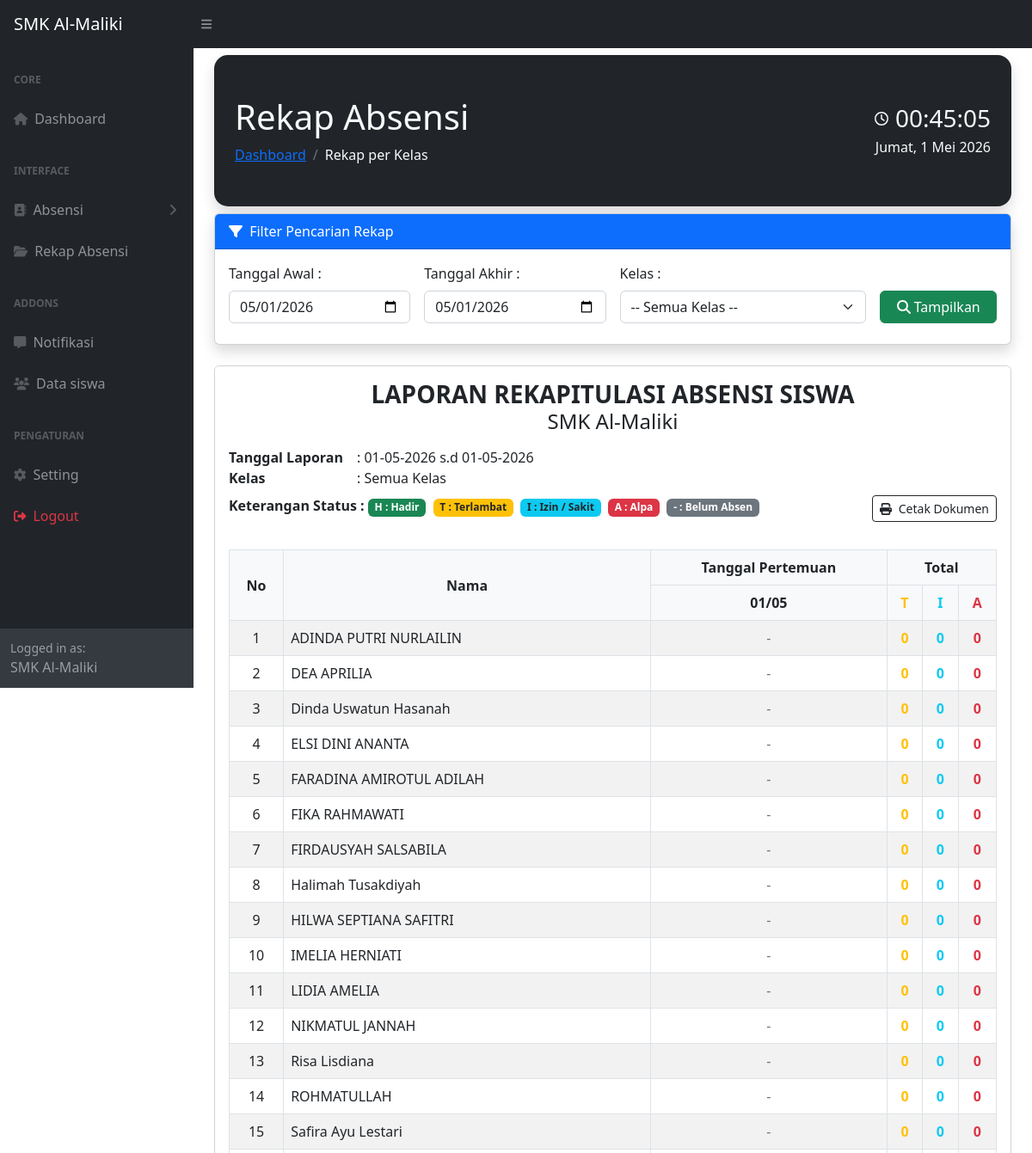
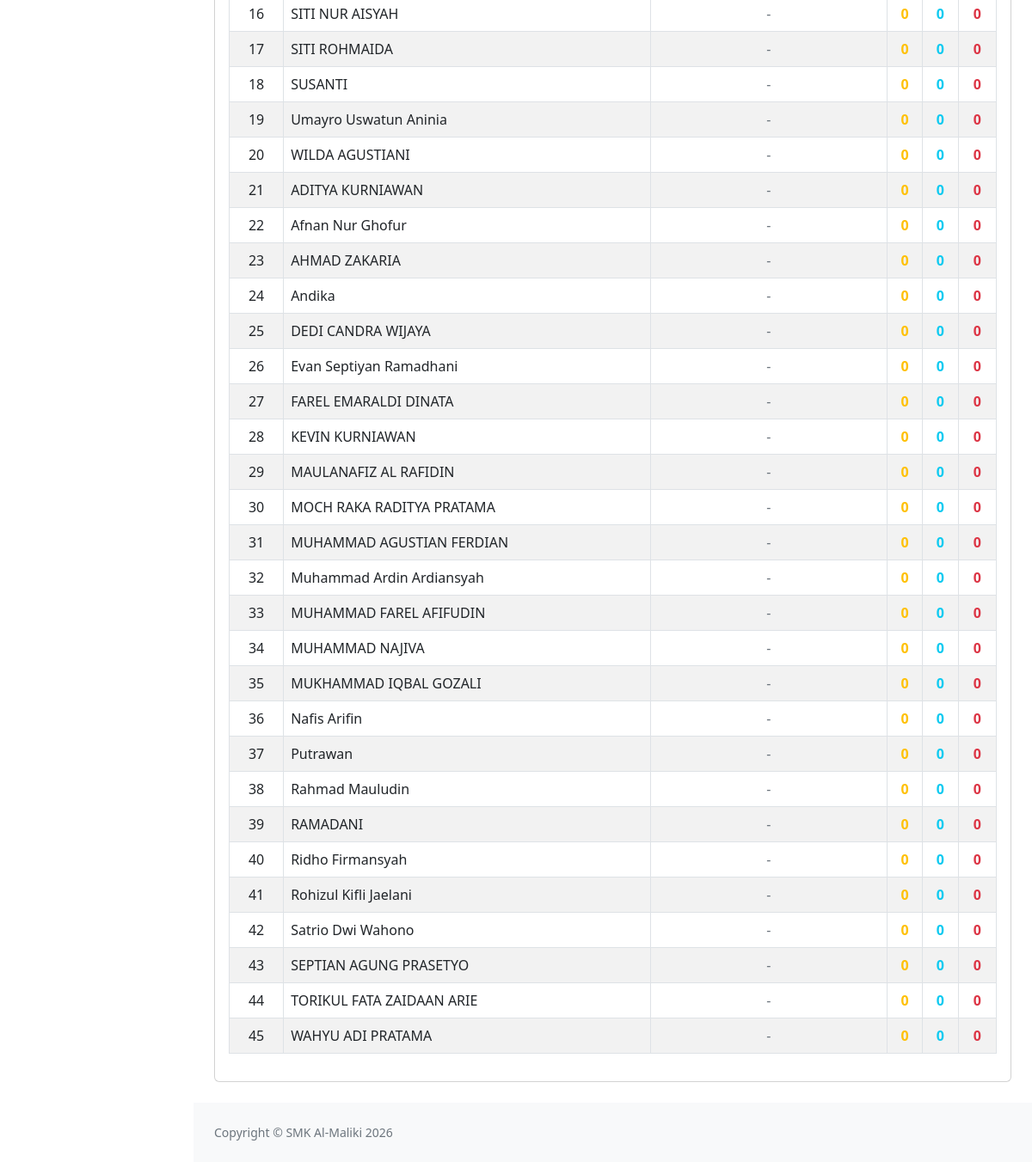
/rekap.php (signed in), run on the app's committed database (2 pictures, top to bottom).
### tables this page shows
CREATE TABLE `data` (
  `NIS` varchar(20) NOT NULL,
  `nama` varchar(25) NOT NULL,
  `kelas` varchar(10) NOT NULL,
  `no_hp` varchar(20) NOT NULL
);

### rekap.php (the view, shortened to what this page needs)
<?php
include "koneksi.php";
$tgl_awal = isset($_GET['tgl_awal']) ? $_GET['tgl_awal'] : date('Y-m-d');
$tgl_akhir = isset($_GET['tgl_akhir']) ? $_GET['tgl_akhir'] : date('Y-m-d');
$kelas_filter = isset($_GET['kelas']) ? $_GET['kelas'] : '';
$dates = [];
$start = new DateTime($tgl_awal);
$end = new DateTime($tgl_akhir);
$end->modify('+1 day');
$interval = DateInterval::createFromDateString('1 day');
$period = new DatePeriod($start, $interval, $end);
foreach ($period as $dt) {
    if ($dt->format('N') < 6) {
        $dates[] = $dt->format('Y-m-d');
    }
}
$filter_sql = "";
$sql_siswa = "SELECT NIS, nama, kelas FROM data $filter_sql ORDER BY kelas, nama";
$query_siswa = mysqli_query($koneksi, $sql_siswa);
include "header.php";
include "sidebar.php";
?>
<!DOCTYPE html>
<html lang="en">
<head>
    <link href="css/styles.css" rel="stylesheet" />
</head>
<body class="sb-nav-fixed">
    <div id="layoutSidenav_content">
        <main>
            <div class="container-fluid px-4 no-print">
                <div class="card-body d-flex justify-content-between align-items-center p-4 bg-dark rounded-4 my-2 shadow">
                    <div>
                        <h1 class="mt-4 text-light">Rekap Absensi</h1>
                        <ol class="breadcrumb mb-4">
                            <li class="breadcrumb-item "><a href="dashboard.php">Dashboard</a></li>
                            <li class="breadcrumb-item active text-light">Rekap per Kelas</li>
                        </ol>
                    </div>
                    <div class="text-end">
                        <div class="d-flex align-items-center justify-content-end text-light fw-bold">
                            <i class="far fa-clock me-2"></i>
                            <h3 id="clock" class="mb-0">00:00:00</h3>
                        </div>
                        <div id="date" class="text-light fw-medium mt-1">Memuat Tanggal...</div>
                    </div>
                </div>
                <div class="card mb-4 shadow">
                    <div class="card-header bg-primary text-white font-weight-bold">
                        <i class="fas fa-filter me-1"></i> Filter Pencarian Rekap
                    </div>
                    <div class="card-body">
                        <form method="GET" action="rekap.php" class="row gx-3 align-items-center">
                            <div class="col-md-3 mb-2">
                                <label for="tgl_awal" class="form-label">Tanggal Awal :</label>
                                <input type="date" class="form-control" name="tgl_awal" id="tgl_awal" value="<?= htmlspecialchars($tgl_awal) ?>" required>
                            </div>
                            <div class="col-md-3 mb-2">
                                <label for="tgl_akhir" class="form-label">Tanggal Akhir :</label>
                                <input type="date" class="form-control" name="tgl_akhir" id="tgl_akhir" value="<?= htmlspecialchars($tgl_akhir) ?>" required>
                            </div>
                            <div class="col-md-4 mb-2">
                                <label for="kelas" class="form-label">Kelas :</label>
                                <select class="form-select" name="kelas" id="kelas">
                                    <option value="">-- Semua Kelas --</option>
                                </select>
                            </div>
                            <div class="col-md-2 mt-4 text-end">
                                <button type="submit" class="btn btn-success w-100"><i class="fas fa-search me-1"></i>Tampilkan</button>
                            </div>
                        </form>
                    </div>
                </div>
            </div>
            <div class="container-fluid px-4" id="area-cetak">
                <div class="card mb-4">
                    <div class="card-header bg-white border-0 py-3">
                        <h3 class="text-center mb-0"><b>LAPORAN REKAPITULASI ABSENSI SISWA</b></h3>
                        <h4 class="text-center mb-0">SMK Al-Maliki</h4>
                        <div class="mt-3">
                            <table class="table table-borderless table-sm w-auto mb-1">
                                <tr>
                                    <th class="p-0 pe-3">Tanggal Laporan</th>
                                    <td class="p-0">: <?= date('d-m-Y', strtotime($tgl_awal)) ?> s.d <?= date('d-m-Y', strtotime($tgl_akhir)) ?></td>
                                </tr>
                                <tr>
                                    <th class="p-0 pe-3">Kelas</th>
                                    <td class="p-0">: <?= $kelas_filter ? htmlspecialchars($kelas_filter) : 'Semua Kelas' ?></td>
                                </tr>
                            </table>
                        </div>
                        <div class="keterangan-warna mt-2">
                            <strong>Keterangan Status : </strong>
                            <span class="badge bg-success text-white me-1">H : Hadir</span>
                            <span class="badge bg-warning text-dark me-1">T : Terlambat</span>
                            <span class="badge bg-info text-dark me-1">I : Izin / Sakit</span>
                            <span class="badge bg-danger text-white me-1">A : Alpa</span>
                            <span class="badge bg-secondary text-white me-1">- : Belum Absen</span>
                            <button class="btn btn-sm btn-outline-dark float-end no-print" onclick="window.print()"><i class="fas fa-print me-1"></i> Cetak Dokumen</button>
                        </div>
                    </div>
                    <div class="card-body p-0 p-lg-3">
                        <div class="table-responsive">
                            <table class="table table-bordered table-striped table-hover align-middle">
                                <thead class="text-center bg-light">
                                    <tr>
                                        <th rowspan="2" class="align-middle">No</th>
                                        <th rowspan="2" class="align-middle nama-siswa">Nama</th>
                                        <th colspan="<?= count($dates) ?>" class="align-middle">Tanggal Pertemuan</th>
                                        <th colspan="4" class="align-middle">Total</th>
                                    </tr>
                                    <tr>
                                        <?php if (count($dates) == 0): ?>
                                            <th>-</th>
                                        <?php else: ?>
                                            <?php foreach ($dates as $d): ?>
                                                <th title="<?= $d ?>">
                                                    <?= date('d/m', strtotime($d)) ?>
                                                </th>
                                            <?php endforeach; ?>
                                        <?php endif; ?>
                                        <th class="text-warning">T</th>
                                        <th class="text-info">I</th>
                                        <th class="text-danger">A</th>
                                    </tr>
                                </thead>
                                <tbody>
                                    <?php
                                    $no = 1;
                                    while ($siswa = mysqli_fetch_assoc($query_siswa)) {
                                        $nama = $siswa['nama'];
                                        $total_t = 0;
                                        $total_i = 0;
                                        $total_a = 0;
                                    ?>
                                        <tr>
                                            <td class="text-center"><?= $no++ ?></td>
                                            <td class="nama-siswa"><?= htmlspecialchars($nama) ?></td>
                                            <?php if (count($dates) == 0): ?>
                                                <td class="text-center">-</td>
                                            <?php else: ?>
                                                <?php foreach ($dates as $d): ?>
                                                    <?php
                                                    $simbol = '-';
                                                    $warna = 'text-secondary font-weight-bold';
                                                    ?>
                                                    <td class="text-center <?= $warna ?>"><?= $simbol ?></td>
                                                <?php endforeach; ?>
                                            <?php endif; ?>
                                            <td class="text-center fw-bold text-warning"><?= $total_t ?></td>
                                            <td class="text-center fw-bold text-info"><?= $total_i ?></td>
                                            <td class="text-center fw-bold text-danger"><?= $total_a ?></td>
                                        </tr>
                                    <?php } ?>
                                </tbody>
                            </table>
                        </div>
                    </div>
                </div>
            </div>
        </main>
        <footer class="py-4 bg-light mt-auto no-print">
            <div class="container-fluid px-4">
                <div class="d-flex align-items-center justify-content-between small">
                    <div class="text-muted">Copyright &copy; SMK Al-Maliki 2026</div>
                </div>
            </div>
        </footer>
    </div>
</body>
</html>

### data on the page
data: nama "ADINDA PUTRI NURLAILIN", simbol "-", total_t "0", total_i "0", total_a "0"
data: nama "DEA APRILIA", simbol "-", total_t "0", total_i "0", total_a "0"
data: nama "Dinda Uswatun Hasanah", simbol "-", total_t "0", total_i "0", total_a "0"
data: nama "ELSI DINI ANANTA", simbol "-", total_t "0", total_i "0", total_a "0"
data: nama "FARADINA AMIROTUL ADILAH", simbol "-", total_t "0", total_i "0", total_a "0"
data: nama "FIKA RAHMAWATI", simbol "-", total_t "0", total_i "0", total_a "0"
data: nama "FIRDAUSYAH SALSABILA", simbol "-", total_t "0", total_i "0", total_a "0"
data: nama "Halimah Tusakdiyah", simbol "-", total_t "0", total_i "0", total_a "0"
data: nama "HILWA SEPTIANA SAFITRI", simbol "-", total_t "0", total_i "0", total_a "0"
data: nama "IMELIA HERNIATI", simbol "-", total_t "0", total_i "0", total_a "0"
data: nama "LIDIA AMELIA", simbol "-", total_t "0", total_i "0", total_a "0"
data: nama "NIKMATUL JANNAH", simbol "-", total_t "0", total_i "0", total_a "0"
data: nama "Risa Lisdiana", simbol "-", total_t "0", total_i "0", total_a "0"
data: nama "ROHMATULLAH", simbol "-", total_t "0", total_i "0", total_a "0"
data: nama "Safira Ayu Lestari", simbol "-", total_t "0", total_i "0", total_a "0"
data: nama "SITI NUR AISYAH", simbol "-", total_t "0", total_i "0", total_a "0"
data: nama "SITI ROHMAIDA", simbol "-", total_t "0", total_i "0", total_a "0"
data: nama "SUSANTI", simbol "-", total_t "0", total_i "0", total_a "0"
data: nama "Umayro Uswatun Aninia", simbol "-", total_t "0", total_i "0", total_a "0"
data: nama "WILDA AGUSTIANI", simbol "-", total_t "0", total_i "0", total_a "0"
data: nama "ADITYA KURNIAWAN", simbol "-", total_t "0", total_i "0", total_a "0"
data: nama "Afnan Nur Ghofur", simbol "-", total_t "0", total_i "0", total_a "0"
data: nama "AHMAD ZAKARIA", simbol "-", total_t "0", total_i "0", total_a "0"
data: nama "Andika", simbol "-", total_t "0", total_i "0", total_a "0"
data: nama "DEDI CANDRA WIJAYA", simbol "-", total_t "0", total_i "0", total_a "0"
data: nama "Evan Septiyan Ramadhani", simbol "-", total_t "0", total_i "0", total_a "0"
data: nama "FAREL EMARALDI DINATA", simbol "-", total_t "0", total_i "0", total_a "0"
data: nama "KEVIN KURNIAWAN", simbol "-", total_t "0", total_i "0", total_a "0"
data: nama "MAULANAFIZ AL RAFIDIN", simbol "-", total_t "0", total_i "0", total_a "0"
data: nama "MOCH RAKA RADITYA PRATAMA", simbol "-", total_t "0", total_i "0", total_a "0"
data: nama "MUHAMMAD AGUSTIAN FERDIAN", simbol "-", total_t "0", total_i "0", total_a "0"
data: nama "Muhammad Ardin Ardiansyah", simbol "-", total_t "0", total_i "0", total_a "0"
data: nama "MUHAMMAD FAREL AFIFUDIN", simbol "-", total_t "0", total_i "0", total_a "0"
data: nama "MUHAMMAD NAJIVA", simbol "-", total_t "0", total_i "0", total_a "0"
data: nama "MUKHAMMAD IQBAL GOZALI", simbol "-", total_t "0", total_i "0", total_a "0"
data: nama "Nafis Arifin", simbol "-", total_t "0", total_i "0", total_a "0"
data: nama "Putrawan", simbol "-", total_t "0", total_i "0", total_a "0"
data: nama "Rahmad Mauludin", simbol "-", total_t "0", total_i "0", total_a "0"
data: nama "RAMADANI", simbol "-", total_t "0", total_i "0", total_a "0"
data: nama "Ridho Firmansyah", simbol "-", total_t "0", total_i "0", total_a "0"
data: nama "Rohizul Kifli Jaelani", simbol "-", total_t "0", total_i "0", total_a "0"
data: nama "Satrio Dwi Wahono", simbol "-", total_t "0", total_i "0", total_a "0"
data: nama "SEPTIAN AGUNG PRASETYO", simbol "-", total_t "0", total_i "0", total_a "0"
data: nama "TORIKUL FATA ZAIDAAN ARIE", simbol "-", total_t "0", total_i "0", total_a "0"
data: nama "WAHYU ADI PRATAMA", simbol "-", total_t "0", total_i "0", total_a "0"

### other printed values
date('d-m-Y', strtotime($tgl_awal)) "01-05-2026"
date('d-m-Y', strtotime($tgl_akhir)) "01-05-2026"
date('d/m', strtotime($d)) "01/05"
